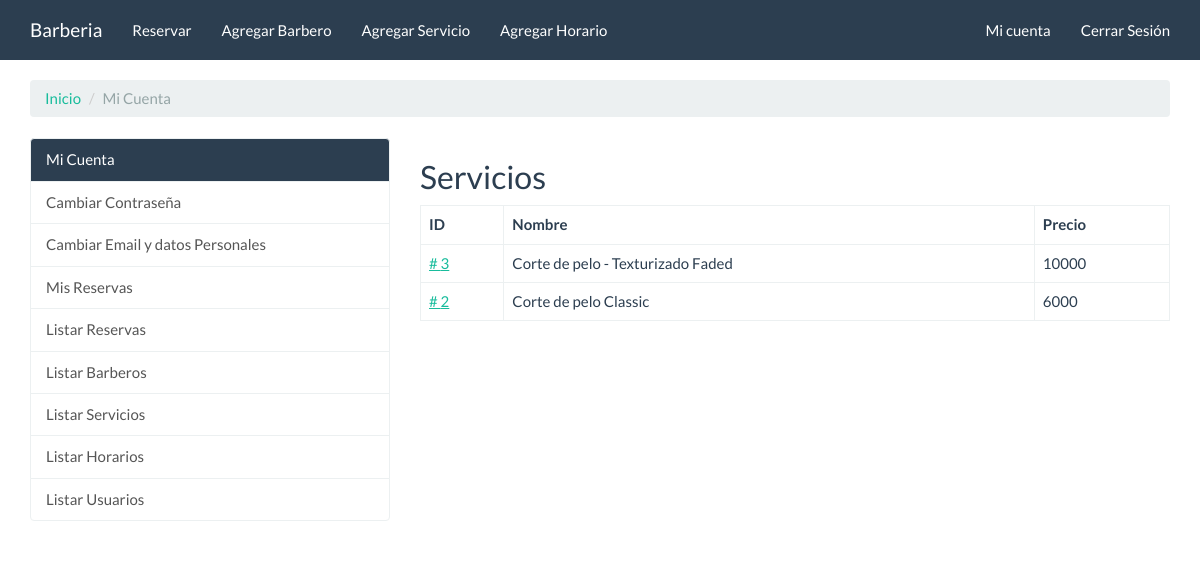
The page /barbero/admin/lista/servicios/ (signed in) on the database its author committed.
### apps/barberos/models.py (models this page shows, shortened)
class Servicio(models.Model):
    nombre = models.CharField(verbose_name="Nombre", max_length=200, unique=True,)
    precio = models.IntegerField(verbose_name="Precio")

### apps/barberos/views.py (the view)
class ServicioListView(LoginRequiredMixin, TestMixinIsAdmin, ListView):
    login_url = 'accounts:login'
    template_name = 'barberos/servicios_list.html'
    def get_queryset(self):
        return Servicio.objects.all().order_by('-pk')

### apps/barberos/views.py (called while the page is built)
    def test_func(self):
        is_admin_or_is_staff = self.request.user.is_superuser or \
            self.request.user.is_staff
        return bool(is_admin_or_is_staff)

### templates/barberos/servicios_list.html (shortened to what this page needs)
{% extends "cuentas/index.html" %}
{% block cuentas_container %}
<h2>Servicios</h2>
<table class="table table-bordered">
    <thead>
        <tr>
            <th>
                ID
            </th>
            <th>
                Nombre
            </th>
            <th>
                Precio
            </th>
        </tr>
    </thead>
    <tbody>
        {% for servicio in object_list %}
        <tr>
            <td>
                <a href=""># {{ servicio.pk }}</a>
            </td>
            <td>
                {{ servicio.nombre }}
            </td>
            <td>
                {{ servicio.precio }}
            </td>
        </tr>
        {% endfor %}
    </tbody>
</table>
{% endblock %}

### static/assets/extra.css (style rules this page uses)
body { min-height: 100vh; display: flex; flex-direction: column; }

### rows shown on the page
Servicio: pk "3", nombre "Corte de pelo - Texturizado Faded", precio "10000"
Servicio: pk "2", nombre "Corte de pelo Classic", precio "6000"
